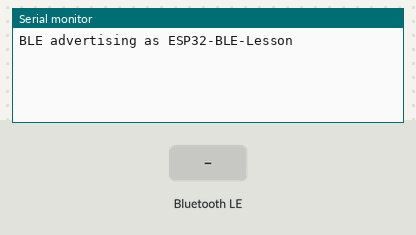
A sketch run on a simulated ESP32. On the bench: the last lines printed to the serial monitor. Inputs (shaded band) come from the test bench. Nothing arrives over Bluetooth unless stated; a phone connects over Bluetooth LE 3 s after start.

Above: at 1.2 s.
1.3 s: Bluetooth LE write "1" received
At 1.9 s:
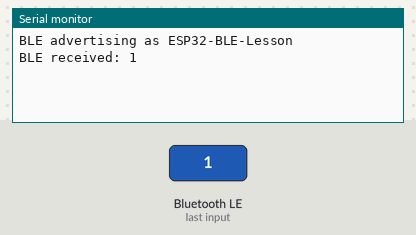
2.8 s: Bluetooth LE write "0" received
At 4.0 s:
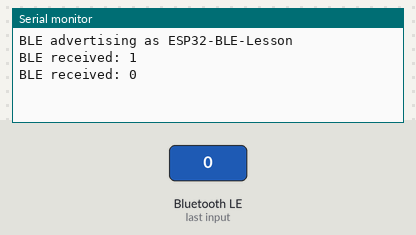
4.3 s: Bluetooth LE write "2" received
At 5.3 s:
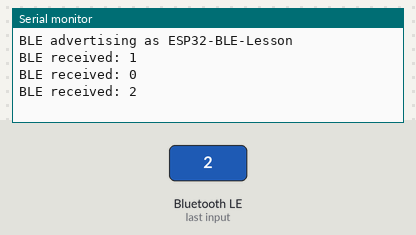

The sketch:

day_62_ble_basics.ino
```cpp
// Day 62: BLE GATT service with a writable characteristic.
// Use a BLE scanner/terminal app to discover the service and write text.
#include <BLEDevice.h>
#include <BLEServer.h>
#include <BLEUtils.h>
#include <BLE2902.h>
#define SERVICE_UUID        "6e400001-b5a3-f393-e0a9-e50e24dcca9e"
#define CHARACTERISTIC_UUID "6e400002-b5a3-f393-e0a9-e50e24dcca9e"
class WriteCallbacks : public BLECharacteristicCallbacks {
  void onWrite(BLECharacteristic *characteristic) override {
    String value = characteristic->getValue().c_str();
    Serial.print("BLE received: "); Serial.println(value);
  }
};
void setup(){
  Serial.begin(115200);
  BLEDevice::init("ESP32-BLE-Lesson");
  BLEServer *server=BLEDevice::createServer();
  BLEService *service=server->createService(SERVICE_UUID);
  BLECharacteristic *characteristic=service->createCharacteristic(
    CHARACTERISTIC_UUID, BLECharacteristic::PROPERTY_READ |
    BLECharacteristic::PROPERTY_WRITE);
  characteristic->setValue("Send a message");
  characteristic->setCallbacks(new WriteCallbacks());
  service->start();
  BLEAdvertising *advertising=BLEDevice::getAdvertising();
  advertising->addServiceUUID(SERVICE_UUID);
  advertising->start();
  Serial.println("BLE advertising as ESP32-BLE-Lesson");
}
void loop(){delay(1000);}
```

Measured:
- after the input at 1.3 s, the serial monitor: prints a new line after 0.05 s (image 1)
- after the input at 2.8 s, the serial monitor: prints a new line after 0.05 s (image 2)
- after the input at 4.3 s, the serial monitor: prints a new line after 0.05 s (image 3)
